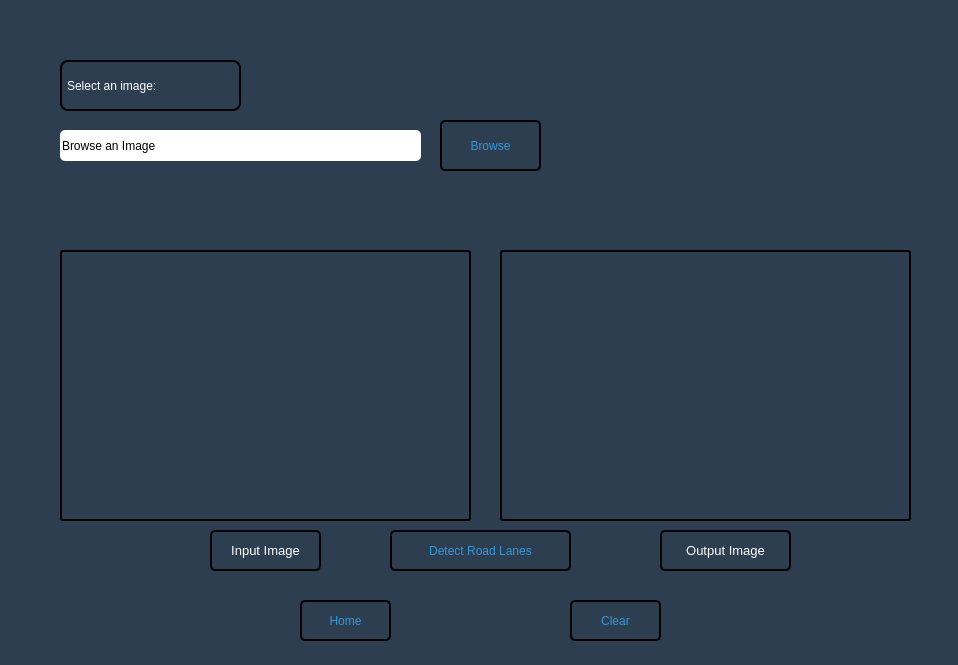
<?xml version="1.0" encoding="UTF-8"?>
<ui version="4.0">
 <class>image_page</class>
 <widget class="QWidget" name="image_page">
  <property name="geometry">
   <rect>
    <x>0</x>
    <y>0</y>
    <width>958</width>
    <height>665</height>
   </rect>
  </property>
  <property name="windowTitle">
   <string>Lane Detection on Image</string>
  </property>
  <property name="styleSheet">
   <string notr="true">background-color:#2C3E50;</string>
  </property>
  <widget class="QLabel" name="label">
   <property name="geometry">
    <rect>
     <x>60</x>
     <y>60</y>
     <width>181</width>
     <height>51</height>
    </rect>
   </property>
   <property name="styleSheet">
    <string notr="true">color:white;
font: 14pt &quot;Times New Roman&quot;;
border: 2px solid black;
border-radius: 8px;
padding: 2px;
</string>
   </property>
   <property name="text">
    <string>Select an image:</string>
   </property>
  </widget>
  <widget class="QLineEdit" name="search_edit">
   <property name="geometry">
    <rect>
     <x>60</x>
     <y>130</y>
     <width>361</width>
     <height>31</height>
    </rect>
   </property>
   <property name="styleSheet">
    <string notr="true">background-color:white;
border-radius: 5px;</string>
   </property>
   <property name="text">
    <string>Browse an Image</string>
   </property>
  </widget>
  <widget class="QPushButton" name="browse_button">
   <property name="geometry">
    <rect>
     <x>440</x>
     <y>120</y>
     <width>101</width>
     <height>51</height>
    </rect>
   </property>
   <property name="styleSheet">
    <string notr="true">font: 75 12pt &quot;Times New Roman&quot;;
color:#3498DB;
border:2px solid;
border-color:black;
border-radius: 5px;</string>
   </property>
   <property name="text">
    <string>Browse</string>
   </property>
  </widget>
  <widget class="QLabel" name="input_image">
   <property name="geometry">
    <rect>
     <x>60</x>
     <y>250</y>
     <width>411</width>
     <height>271</height>
    </rect>
   </property>
   <property name="styleSheet">
    <string notr="true">border:2px solid black;
border-radius: 3px;
</string>
   </property>
   <property name="text">
    <string/>
   </property>
  </widget>
  <widget class="QLabel" name="output_image">
   <property name="geometry">
    <rect>
     <x>500</x>
     <y>250</y>
     <width>411</width>
     <height>271</height>
    </rect>
   </property>
   <property name="styleSheet">
    <string notr="true">border:2px solid black;
border-radius: 3px;
</string>
   </property>
   <property name="text">
    <string/>
   </property>
  </widget>
  <widget class="QLabel" name="label_2">
   <property name="geometry">
    <rect>
     <x>210</x>
     <y>530</y>
     <width>111</width>
     <height>41</height>
    </rect>
   </property>
   <property name="styleSheet">
    <string notr="true">color:white;
font:10pt;
border: 2px solid black;
border-radius: 5px;</string>
   </property>
   <property name="text">
    <string>Input Image</string>
   </property>
   <property name="alignment">
    <set>Qt::AlignCenter</set>
   </property>
  </widget>
  <widget class="QLabel" name="output_image_2">
   <property name="geometry">
    <rect>
     <x>660</x>
     <y>530</y>
     <width>131</width>
     <height>41</height>
    </rect>
   </property>
   <property name="styleSheet">
    <string notr="true">color:white;
font:10pt;
border: 2px solid black;
border-radius: 5px;</string>
   </property>
   <property name="text">
    <string>Output Image</string>
   </property>
   <property name="alignment">
    <set>Qt::AlignCenter</set>
   </property>
  </widget>
  <widget class="QPushButton" name="home_button">
   <property name="geometry">
    <rect>
     <x>300</x>
     <y>600</y>
     <width>91</width>
     <height>41</height>
    </rect>
   </property>
   <property name="styleSheet">
    <string notr="true">font: 75 12pt &quot;Times New Roman&quot;;
color:#3498DB;
border:2px solid;
border-color:black;
border-radius: 5px;</string>
   </property>
   <property name="text">
    <string>Home</string>
   </property>
  </widget>
  <widget class="QPushButton" name="clear_button">
   <property name="geometry">
    <rect>
     <x>570</x>
     <y>600</y>
     <width>91</width>
     <height>41</height>
    </rect>
   </property>
   <property name="styleSheet">
    <string notr="true">font: 75 12pt &quot;Times New Roman&quot;;
color:#3498DB;
border:2px solid;
border-color:black;
border-radius: 5px;</string>
   </property>
   <property name="text">
    <string>Clear</string>
   </property>
  </widget>
  <widget class="QPushButton" name="detect_button">
   <property name="geometry">
    <rect>
     <x>390</x>
     <y>530</y>
     <width>181</width>
     <height>41</height>
    </rect>
   </property>
   <property name="styleSheet">
    <string notr="true">font: 75 12pt &quot;Times New Roman&quot;;
color:#3498DB;
border:2px solid;
border-color:black;
border-radius: 5px;</string>
   </property>
   <property name="text">
    <string>Detect Road Lanes</string>
   </property>
  </widget>
 </widget>
 <resources/>
 <connections/>
</ui>
